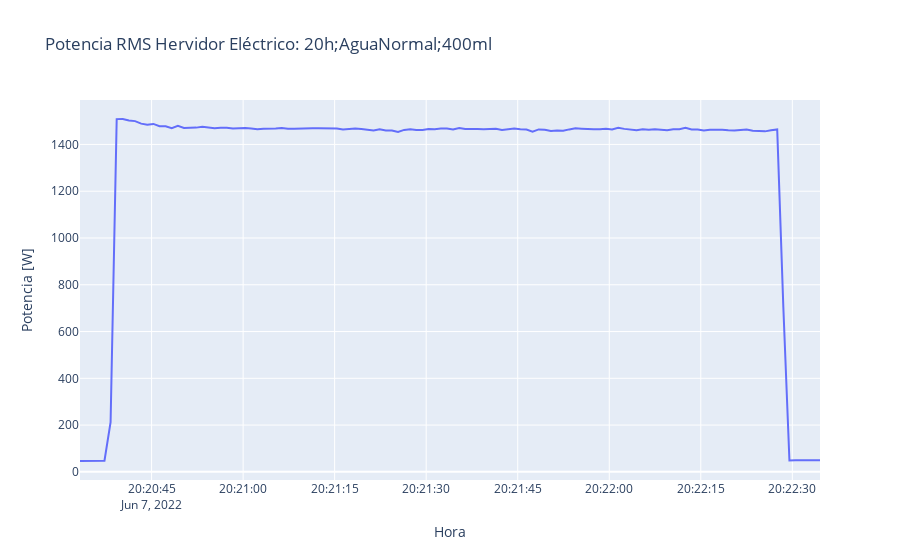

Notebook cell for this chart:
### Code cell
fig = go.Figure(
    data=[
        go.Line(x=BD_carga['Fecha'][0:12*75],
                y=BD_carga['Potencia'][0:12*75], name="Power")
    ],
    layout=go.Layout(
        title=dict(text='Potencia RMS Hervidor Eléctrico: 20h;AguaNormal;400ml'),
        xaxis=dict(title='Hora'),
        yaxis=dict(title='Potencia [W]')
    )
)
fig.show()
